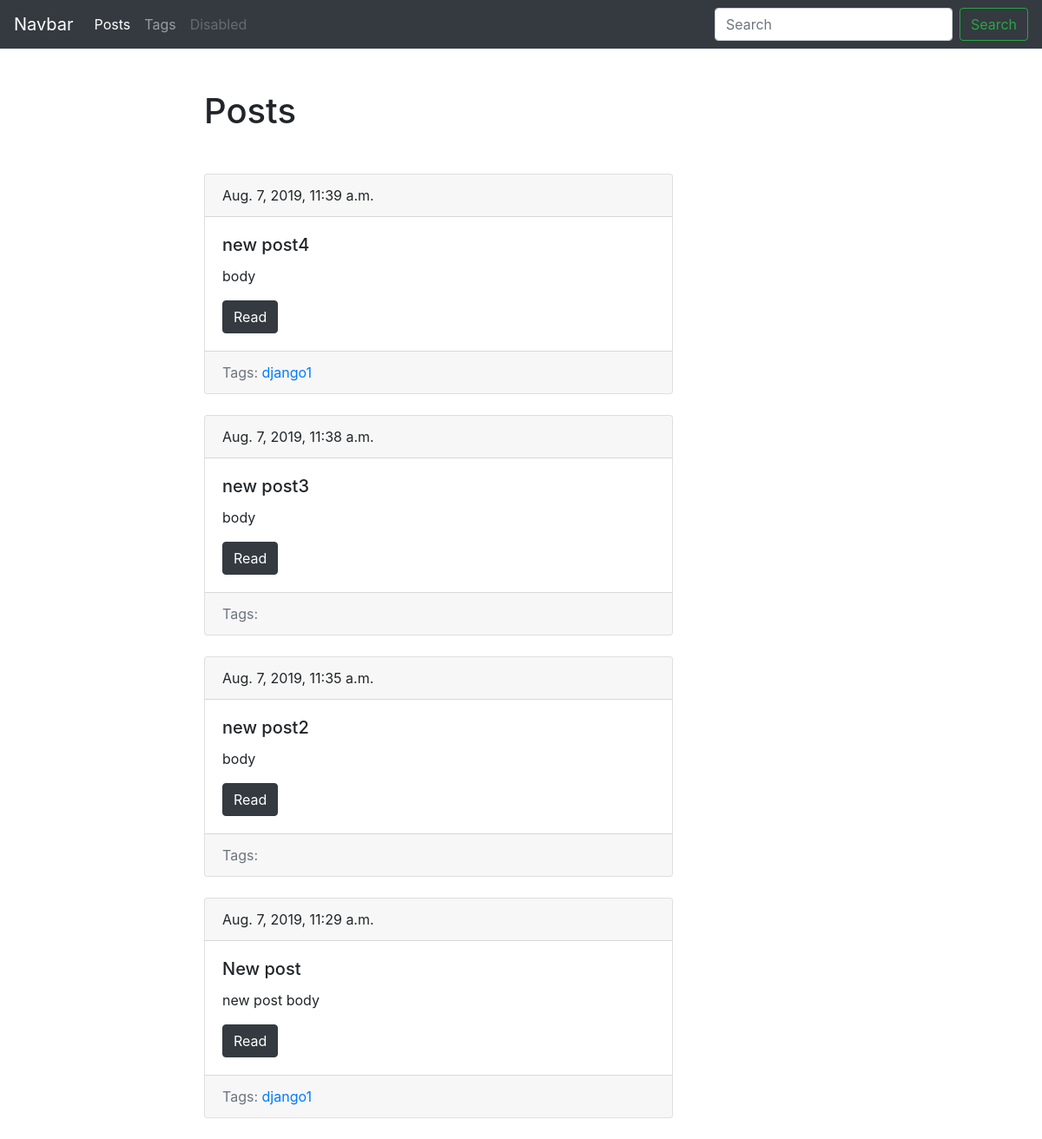
Screenshot of /blog/ with the database file from the repository.
### blog/models.py (models this page shows, shortened)
class Post(models.Model):
    title = models.CharField(max_length=150, db_index=True)
    slug = models.SlugField(max_length=150, unique=True)
    body = models.TextField(blank=True, db_index=True)
    tags = models.ManyToManyField('Tag', blank=True, related_name='posts')
    date_pub = models.DateTimeField(auto_now_add=True)
    def get_absolute_url(self):
        return reverse('post_detail_url', kwargs={'slug': self.slug})
    class Meta:
        ordering = ['-date_pub']

class Tag(models.Model):
    title = models.CharField(max_length=50)
    slug = models.SlugField(max_length=50, unique=True)
    def get_absolute_url(self):
        return reverse('tag_detail_url', kwargs={'slug': self.slug})
    class Meta:
        ordering = ['title']

### blog/views.py (the view)
# urls.py: urlpatterns = [ path('', posts_list, name='posts_list_url'),
def posts_list(request):
    search_query = request.GET.get('search', '')
    if search_query:
        posts = Post.objects.filter(Q(title__icontains=search_query) | Q(body__icontains=search_query))
    else:
        posts = Post.objects.all()
    paginator = Paginator(posts, 10)
    page_number = request.GET.get('page', 1)
    page = paginator.get_page(page_number)
    is_paginated = page.has_other_pages()
    if page.has_previous():
        prev_url = '?page={}'.format(page.previous_page_number())
    else:
        prev_url = ''
    if page.has_next():
        next_url = '?page={}'.format(page.next_page_number())
    else:
        next_url = ''
    context = {'page_object': page,
               'is_paginated': is_paginated,
               'next_url': next_url,
               'prev_url': prev_url}
    return render(request, 'blog/index.html', context=context)

### blog/templates/blog/index.html (shortened to what this page needs)
{% extends 'blog/base_blog.html' %}
{% block content %}
    <h1 class="mb-5">Posts</h1>
    {% for post in page_object.object_list %}
       {% include 'blog/includes/post_card_template.html' %}
    {% endfor %}
{% endblock %}

### blog/templates/blog/includes/post_card_template.html
<div class="card mb-4">
    <div class="card-header">
        {{ post.date_pub }}
    </div>
    <div class="card-body">
        <h5 class="card-title">{{ post.title }}</h5>
        <p class="card-text">{{ post.body|truncatewords:15 }}</p>
        <a class="btn btn-dark" href="{{ post.get_absolute_url }}">Read</a>
    </div>
    <div class="card-footer text-muted">
    Tags:
    {% for tag in post.tags.all %}
        <a href="{{ tag.get_absolute_url }}">{{ tag.title }}</a>
    {% endfor %}
  </div>
</div>

### rows the page displays
Post: date_pub "Aug. 7, 2019, 11:39 a.m.", title "new post4", body "body"
Tag: title "django1"
Post: date_pub "Aug. 7, 2019, 11:38 a.m.", title "new post3", body "body"
Post: date_pub "Aug. 7, 2019, 11:35 a.m.", title "new post2", body "body"
Post: date_pub "Aug. 7, 2019, 11:29 a.m.", title "New post", body "new post body"
